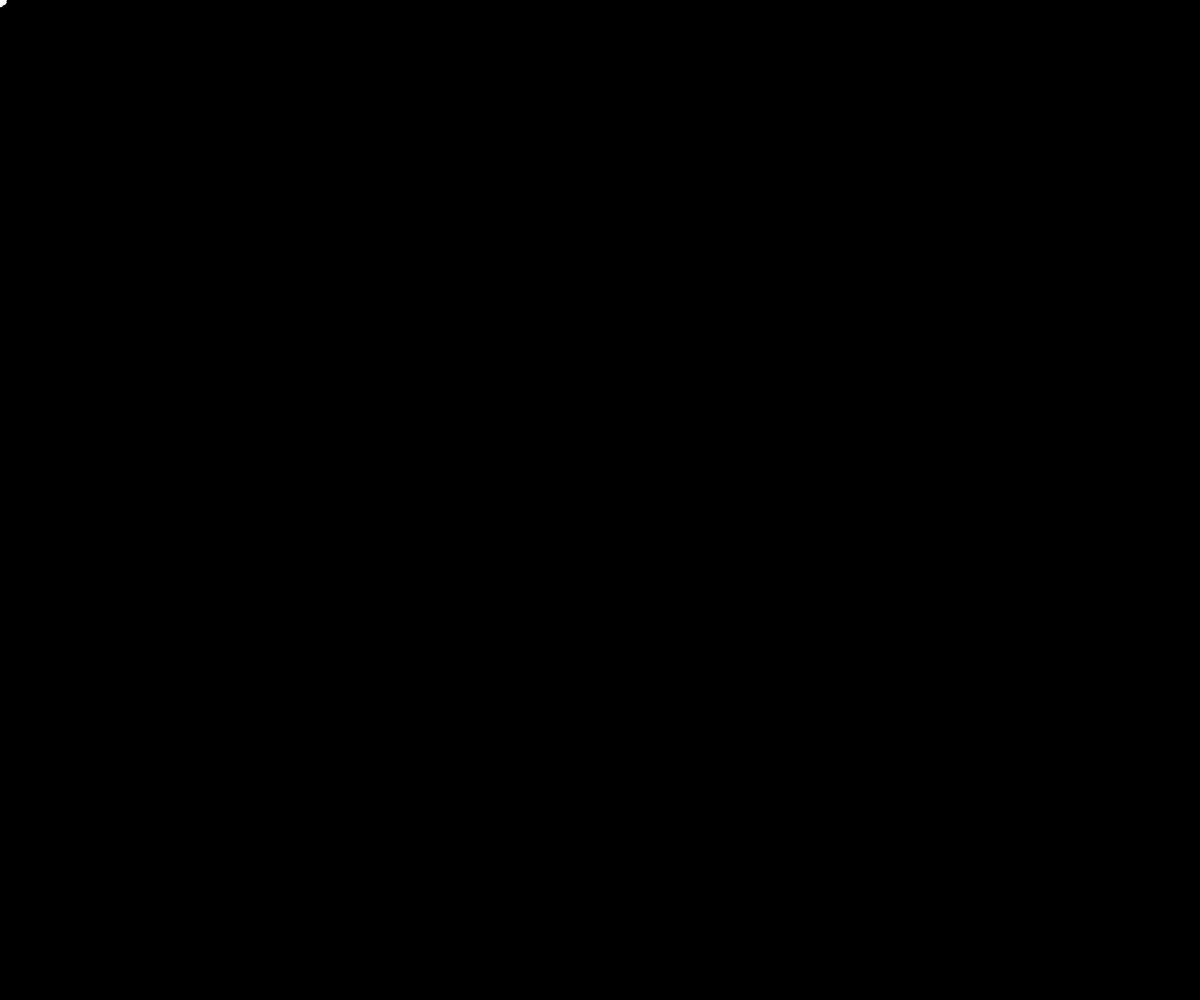
Frame 1 (no input)
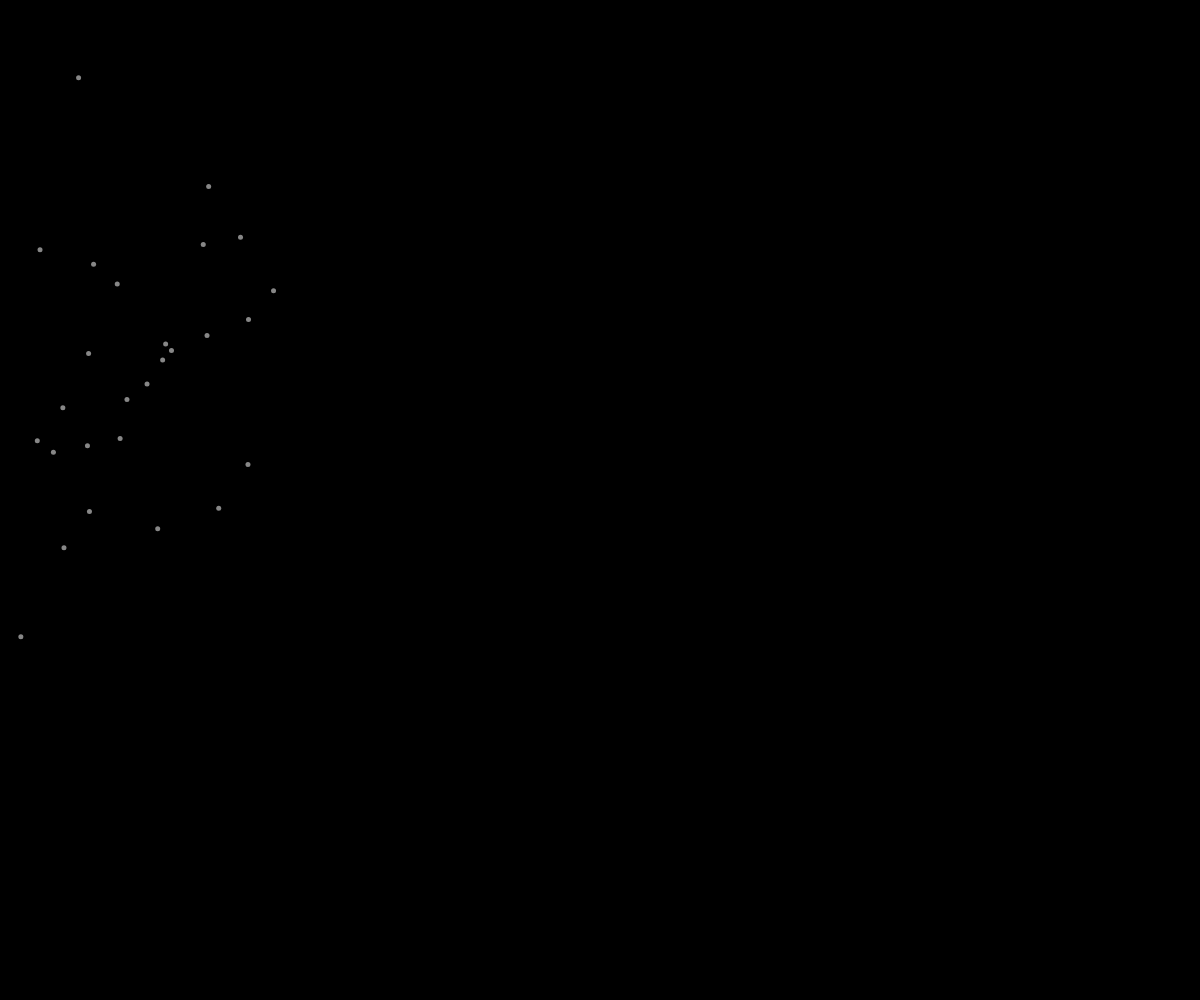
Frame 60 (no input)
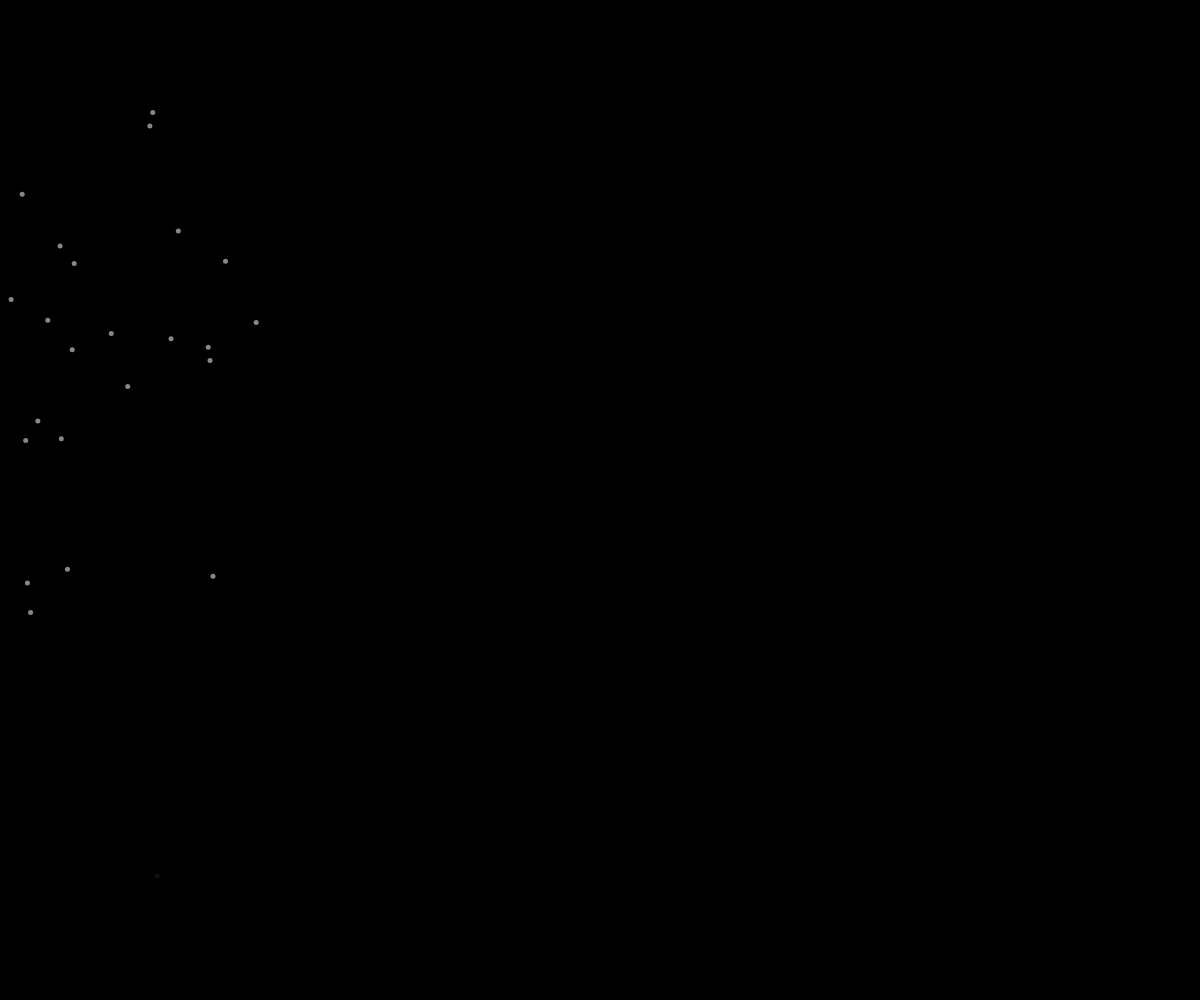
Frame 120 (the mouse pressed at the canvas centre since frame 60)

The p5.js sketch that drew these frames (run headless with seeded random() and noise() and a simulated clock; from frame 60 on, the mouse is pressed at the canvas centre):

// p5.js sketch
// ── sketch.js
let bolts = [];
let particles = [];
let canvasScale = 1;

function setup() {
  setCanvas();
  createCanvas(windowWidth, windowHeight);
  strokeWeight(3);
}

function draw() {
  background(0);

  // 전기 업데이트 및 그리기
  for (let i = bolts.length - 1; i >= 0; i--) {
    bolts[i].update();
    bolts[i].display();
    if (bolts[i].isFinished()) {
      bolts.splice(i, 1);
    }
  }

  // 입자 업데이트 및 그리기
  for (let i = particles.length - 1; i >= 0; i--) {
    particles[i].update();
    particles[i].display();
    if (particles[i].isFinished()) {
      particles.splice(i, 1);
    }
  }
}

function mouseMoved() {
  let startX = pmouseX;
  let startY = pmouseY;
  let endX = mouseX;
  let endY = mouseY;
  createLightning(startX, startY, endX, endY);
}

function createLightning(startX, startY, endX, endY) {
  let bolt = new LightningBolt(startX, startY, endX, endY);
  bolts.push(bolt);

  // 전기가 번쩍일 때 입자 생성
  for (let i = 0; i < 50; i++) {
    particles.push(new Particle(bolt.segments[0].x, bolt.segments[0].y));
  }
}

class LightningBolt {
  constructor(startX, startY, endX, endY) {
    this.segments = [];
    this.segments.push(createVector(startX, startY));
    this.segments.push(createVector(endX, endY));
    this.life = 50; // 전기의 지속 시간
    this.color = color(random(255), random(255), random(255), 150); // 랜덤한 색상
  }

  update() {
    if (this.life > 0) {
      let lastSegment = this.segments[this.segments.length - 1];
      let newX = lerp(lastSegment.x, mouseX, 0.1);
      let newY = lerp(lastSegment.y, mouseY, 0.1);
      this.segments.push(createVector(newX, newY));
      this.life--;
    }
  }

  display() {
    for (let i = 0; i < this.segments.length - 1; i++) {
      let x1 = this.segments[i].x + noise(i) * 5;
      let y1 = this.segments[i].y + noise(i) * 5;
      let x2 = this.segments[i + 1].x + noise(i) * 5;
      let y2 = this.segments[i + 1].y + noise(i) * 5;

      stroke(
        this.color.levels[0],
        this.color.levels[1],
        this.color.levels[2],
        this.color.levels[3]
      );
      line(x1, y1, x2, y2);
    }
  }

  isFinished() {
    return this.life <= 0;
  }
}

class Particle {
  constructor(x, y) {
    this.position = createVector(x, y);
    this.velocity = p5.Vector.random2D().mult(random(1, 5));
    this.acceleration = createVector(0, 0.2);
    this.lifespan = 255;
  }

  update() {
    this.velocity.add(this.acceleration);
    this.position.add(this.velocity);
    this.lifespan -= 2;
  }

  display() {
    noStroke();
    fill(255, this.lifespan); // 흰색
    ellipse(this.position.x, this.position.y, 5, 5);
  }

  isFinished() {
    return this.lifespan <= 0;
  }
}

function windowResized() {
  setCanvas();
}

function setCanvas() {
  canvasScale = min(windowWidth / 800, windowHeight / 600);
  resizeCanvas(800 * canvasScale, 600 * canvasScale);
}
